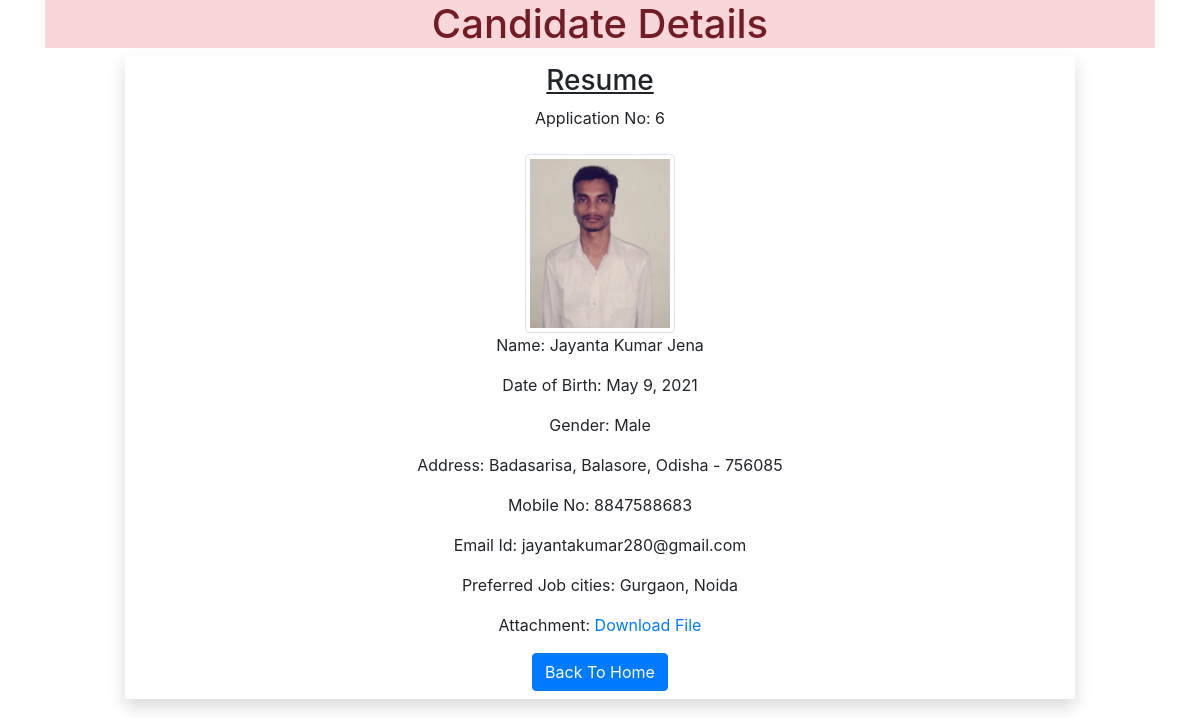
Page /resume-details/6/ on the committed database.
### myapp/models.py (models this page shows)
class Resume(models.Model):
    name = models.CharField(max_length=30)
    dob = models.DateField(auto_now_add=False)
    gender = models.CharField(max_length=20)
    locality = models.CharField(max_length=30)
    city = models.CharField(max_length=30)
    pin = models.PositiveIntegerField()
    state = models.CharField(choices = STATE_CHOICES, max_length=50)
    mobile = models.PositiveIntegerField()
    email = models.EmailField()
    job_city = models.CharField(max_length=30)
    profile_image = models.ImageField(upload_to = 'pprofileimg', blank = True)
    my_file = models.FileField(upload_to='docfile', blank = True)

### myapp/views.py (the view)
# urls.py: path('resume-details/<int:id>/', views.resume_details, name = 'details'),
def resume_details(request, id):
    candidate_details = models.Resume.objects.get(id = id)
    return render(request, 'myapp/candidate_list.html', {'candidate':candidate_details})

### myapp/templatetags/custome_filter.py (called while the page is built)
@register.filter(name = 'remove_comma')
def remove_comma(value, arg):
    for ch in arg:
        print(ch)
        value = value.replace(ch, '')
    return value

### myapp/templates/myapp/candidate_list.html (shortened to what this page needs)
<!doctype html>
<html lang="en">
{% load custome_filter %}
<head>
    <link rel="stylesheet" href="https://stackpath.bootstrapcdn.com/bootstrap/4.3.1/css/bootstrap.min.css"
>
</head>
<body>
    <div class="container">
        <h1 class="alert-danger text-center">Candidate Details</h1>
        <div class="row">
            <div class="col-sm-10 shadow text-center offset-sm-1 p-2">
                <h3 class="text-center"><u>Resume</u></h3>
                <p class="">Application No: {{candidate.id}}</p>
                <img src="{{candidate.profile_image.url}}" alt="" class="img-fluid img-thumbnail mt-2" width="150"
                    height="150">
                <p>Name: {{candidate.name}}</p>
                <p>Date of Birth: {{candidate.dob}}</p>
                <p>Gender: {{candidate.gender}}</p>
                <p>Address: {{candidate.locality}}, {{candidate.city}}, {{candidate.state}} - {{candidate.pin}}</p>
                <p>Mobile No: {{candidate.mobile}}</p>
                <p>Email Id: {{candidate.email}}</p>
                <p>Preferred Job cities: {{candidate.job_city | remove_comma:"[]'"}}</p>
                <p>Attachment: <a href="{{candidate.my_file.url}}">Download File</a> </p>
                <a href="/resume-form" class="btn btn-primary">Back To Home</a>
            </div>
        </div>
    </div>
</body>
</html>

### rows in the picture
Resume: id "6", profile_image (picture), name "Jayanta Kumar Jena", dob "May 9, 2021", gender "Male", locality "Badasarisa", city "Balasore", state "Odisha", pin "756085", mobile "8847588683", email "jayantakumar280@gmail.com", job_city|remove_comma "Gurgaon, Noida"
